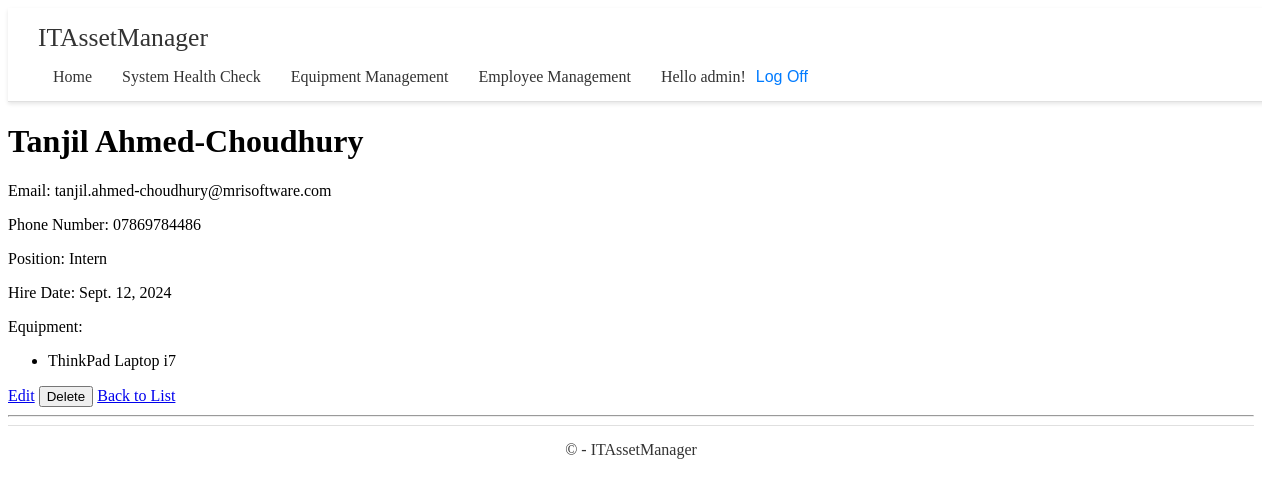
The page /employee/1/ (signed in) on the database as committed earlier.
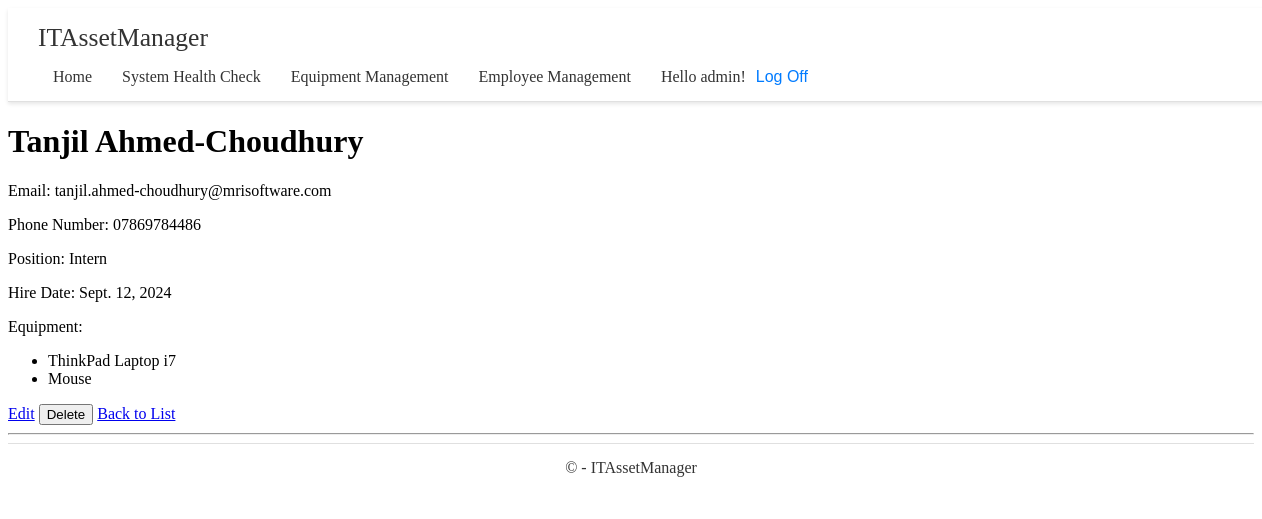
The same page on the database as committed later.
### app/models.py (models this page shows, shortened)
class Equipment(models.Model):
    CONDITION_CHOICES = [
        ('new', 'New'),
        ('good', 'Good'),
        ('fair', 'Fair'),
        ('poor', 'Poor'),
        ('broken', 'Broken'),
    ]
    USAGE_STATUS_CHOICES = [
        ('free', 'Free'),
        ('in_use', 'In Use'),
        ('maintenance', 'Maintenance'),
        ('in_repair', 'In Repair'),  # New status added
    ]
    name = models.CharField(max_length=100)
    description = models.TextField(null=True, blank=True)  # Nullable and blankable
    purchased_date = models.DateField(default=date.today)  # Default to current day
    serial_number = models.CharField(max_length=100, unique=True)
    assigned_users = models.ManyToManyField(User, blank=True)  # Changed to ManyToManyField
    condition_status = models.CharField(max_length=10, choices=CONDITION_CHOICES, default='new')
    usage_status = models.CharField(max_length=15, choices=USAGE_STATUS_CHOICES, default='free')
    stock = models.PositiveIntegerField(default=0)  # New stock field

### app/decorators.py (the view)
    def wrapper(request, *args, **kwargs):
        if not request.user.is_authenticated:
            return redirect('login')
        return view_func(request, *args, **kwargs)

### app/views.py (called while the page is built)
@login_required
def employee_detail(request, pk):
    employee = get_object_or_404(Employee, pk=pk)
    return render(request, 'app/employee/employee_detail.html', {'employee': employee})

### app/templates/app/employee/employee_detail.html (shortened to what this page needs)
{% extends 'app/base.html' %}
{% load static %}
{% block content %}
<div class="employee-detail">
    <h1>{{ employee.first_name }} {{ employee.last_name }}</h1>
    <p>Email: {{ employee.email }}</p>
    <p>Phone Number: {{ employee.phone_number }}</p>
    <p>Position: {{ employee.get_position_display }}</p>
    <p>Hire Date: {{ employee.hire_date }}</p>
    <p>Equipment:</p>
    <ul>
        {% for equipment in employee.equipment.all %}
        <li>{{ equipment.name }}</li>
        {% endfor %}
    </ul>
    <a class="btn btn-secondary" href="{% url 'employee_update' employee.pk %}">Edit</a>
    <form method="post" action="{% url 'employee_delete' employee.pk %}" style="display:inline;">
        <button class="btn btn-danger" type="submit">Delete</button>
    </form>
    <a class="btn btn-secondary" href="{% url 'employee_list' %}">Back to List</a>
</div>
{% endblock %}

Rows that differ between the two databases and show on the page:
added Equipment: name "Mouse"
